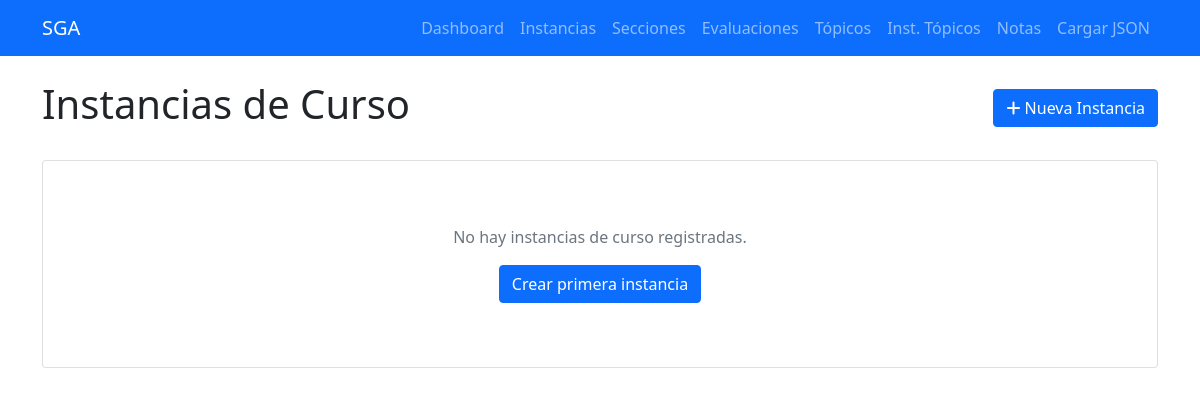
The page /instancias-curso on the database as committed earlier.
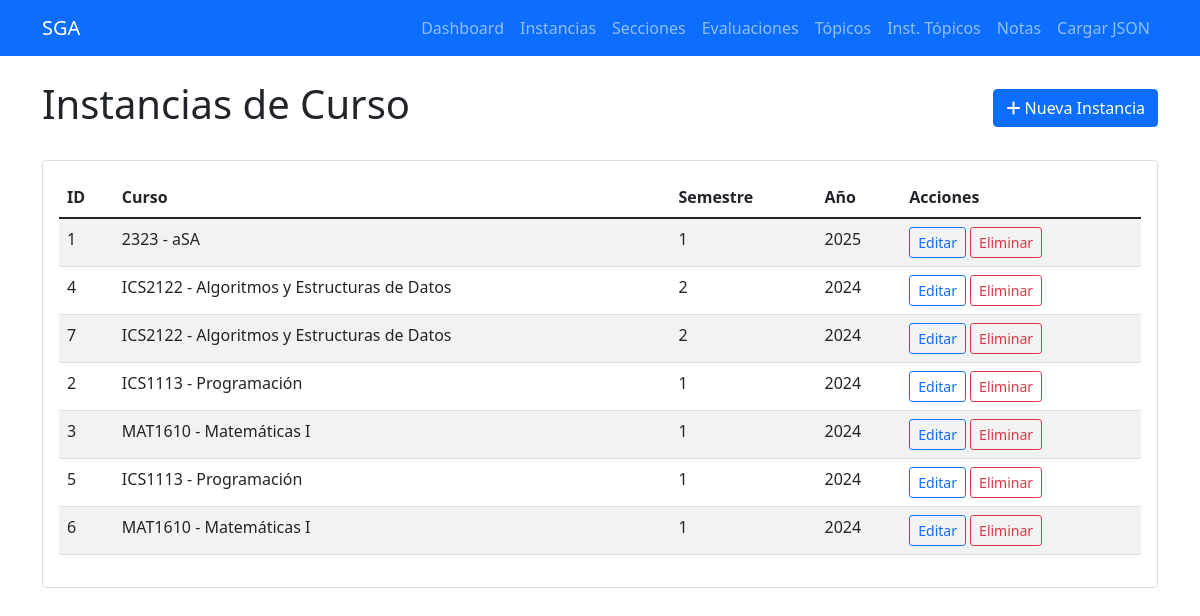
The same page on the database as committed later.
### tables this page shows
CREATE TABLE instancias_curso (
            id INTEGER PRIMARY KEY AUTOINCREMENT,
            semestre INTEGER NOT NULL,
            anio INTEGER NOT NULL,
            curso_id INTEGER NOT NULL,
            created_at TIMESTAMP DEFAULT CURRENT_TIMESTAMP,
            FOREIGN KEY (curso_id) REFERENCES cursos (id) ON DELETE CASCADE
        );

CREATE TABLE cursos (
            id INTEGER PRIMARY KEY AUTOINCREMENT,
            codigo TEXT UNIQUE NOT NULL,
            nombre TEXT NOT NULL,
            requisitos TEXT,
            created_at TIMESTAMP DEFAULT CURRENT_TIMESTAMP
        );

### routes/instancia_curso_routes.py (the view)
@instancia_curso_bp.route('/instancias-curso')
def listar_instancias():
    instancias = InstanciaCurso.obtener_todos()
    return render_template('instancias_curso/listar.html', instancias=instancias)

### db/database.py (called while the page is built)
def get_connection():
    return sqlite3.connect(DATABASE_PATH)

def execute_query(query, params=None):
    conn = get_connection()
    cursor = conn.cursor()
    if params:
        cursor.execute(query, params)
    else:
        cursor.execute(query)
    if query.strip().upper().startswith('SELECT'):
        results = cursor.fetchall()
    else:
        conn.commit()
        results = cursor.lastrowid
    conn.close()
    return results

### models/instancia_curso.py (called while the page is built)
    @classmethod
    def obtener_todos(cls):
        query = """
        SELECT ic.id, ic.semestre, ic.anio, ic.curso_id, c.codigo, c.nombre
        FROM instancias_curso ic
        JOIN cursos c ON ic.curso_id = c.id
        ORDER BY ic.anio DESC, ic.semestre DESC
        """
        resultados = execute_query(query)
        return [
            {
                'id': fila[0],
                'semestre': fila[1],
                'anio': fila[2],
                'curso_id': fila[3],
                'curso_codigo': fila[4],
                'curso_nombre': fila[5]
            }
            for fila in resultados
        ]

### templates/instancias_curso/listar.html (shortened to what this page needs)
{% extends "base.html" %}
{% block content %}
<div class="d-flex justify-content-between align-items-center mb-4">
    <h1>Instancias de Curso</h1>
    <a href="{{ url_for('instancia_curso.crear_instancia') }}" class="btn btn-primary">
        <i class="fas fa-plus"></i> Nueva Instancia
    </a>
</div>
<div class="card">
    <div class="card-body">
        {% if instancias %}
            <div class="table-responsive">
                <table class="table table-striped">
                    <thead>
                        <tr>
                            <th>ID</th>
                            <th>Curso</th>
                            <th>Semestre</th>
                            <th>Año</th>
                            <th>Acciones</th>
                        </tr>
                    </thead>
                    <tbody>
                        {% for instancia in instancias %}
                        <tr>
                            <td>{{ instancia.id }}</td>
                            <td>{{ instancia.curso_codigo }} - {{ instancia.curso_nombre }}</td>
                            <td>{{ instancia.semestre }}</td>
                            <td>{{ instancia.anio }}</td>
                            <td>
                                <a href="{{ url_for('instancia_curso.editar_instancia', id=instancia.id) }}"
                                   class="btn btn-sm btn-outline-primary">Editar</a>
                                <form method="POST" action="{{ url_for('instancia_curso.eliminar_instancia', id=instancia.id) }}"
                                      class="d-inline" onsubmit="return confirm('¿Estás seguro?')">
                                    <button type="submit" class="btn btn-sm btn-outline-danger">Eliminar</button>
                                </form>
                            </td>
                        </tr>
                        {% endfor %}
                    </tbody>
                </table>
            </div>
        {% else %}
            <div class="text-center py-5">
                <p class="text-muted">No hay instancias de curso registradas.</p>
                <a href="{{ url_for('instancia_curso.crear_instancia') }}" class="btn btn-primary">
                    Crear primera instancia
                </a>
            </div>
        {% endif %}
    </div>
</div>
{% endblock %}

### templates/base.html (shortened to what this page needs)
<!DOCTYPE html>
<html lang="es">
<head>
    <link href="https://cdn.jsdelivr.net/npm/bootstrap@5.1.3/dist/css/bootstrap.min.css" rel="stylesheet">
    <link href="https://cdnjs.cloudflare.com/ajax/libs/font-awesome/6.0.0/css/all.min.css" rel="stylesheet">
</head>
<body>
    <nav class="navbar navbar-expand-lg navbar-dark bg-primary">
        <div class="container">
            <a class="navbar-brand" href="{{ url_for('index') }}">SGA</a>
            <div class="navbar-nav">
                <a class="nav-link" href="/">Dashboard</a>
                <a class="nav-link" href="/instancias-curso">Instancias</a>
                <a class="nav-link" href="/secciones">Secciones</a>
                <a class="nav-link" href="/evaluaciones">Evaluaciones</a>
                <a class="nav-link" href="/topicos">Tópicos</a>
                <a class="nav-link" href="/instancias-topico">Inst. Tópicos</a>
                <a class="nav-link" href="/notas">Notas</a>
                <a class="nav-link" href="/cargar-json">Cargar JSON</a>
            </div>
        </div>
    </nav>
    <div class="container mt-4">
        {% block content %}{% endblock %}
    </div>
</body>
</html>

Rows that differ between the two databases and show on the page:
added instancias_curso: id "1", curso_codigo "2323", curso_nombre "aSA", semestre "1", anio "2025"
added instancias_curso: id "4", curso_codigo "ICS2122", curso_nombre "Algoritmos y Estructuras de Datos", semestre "2", anio "2024"
added instancias_curso: id "7", curso_codigo "ICS2122", curso_nombre "Algoritmos y Estructuras de Datos", semestre "2", anio "2024"
added instancias_curso: id "2", curso_codigo "ICS1113", curso_nombre "Programación", semestre "1", anio "2024"
added instancias_curso: id "3", curso_codigo "MAT1610", curso_nombre "Matemáticas I", semestre "1", anio "2024"
added instancias_curso: id "5", curso_codigo "ICS1113", curso_nombre "Programación", semestre "1", anio "2024"
added instancias_curso: id "6", curso_codigo "MAT1610", curso_nombre "Matemáticas I", semestre "1", anio "2024"
Other text that changed with them:
text no longer shown: "No hay instancias de curso registradas. Crear primera instancia"
text now shown: "ID Curso Semestre Año Acciones"
